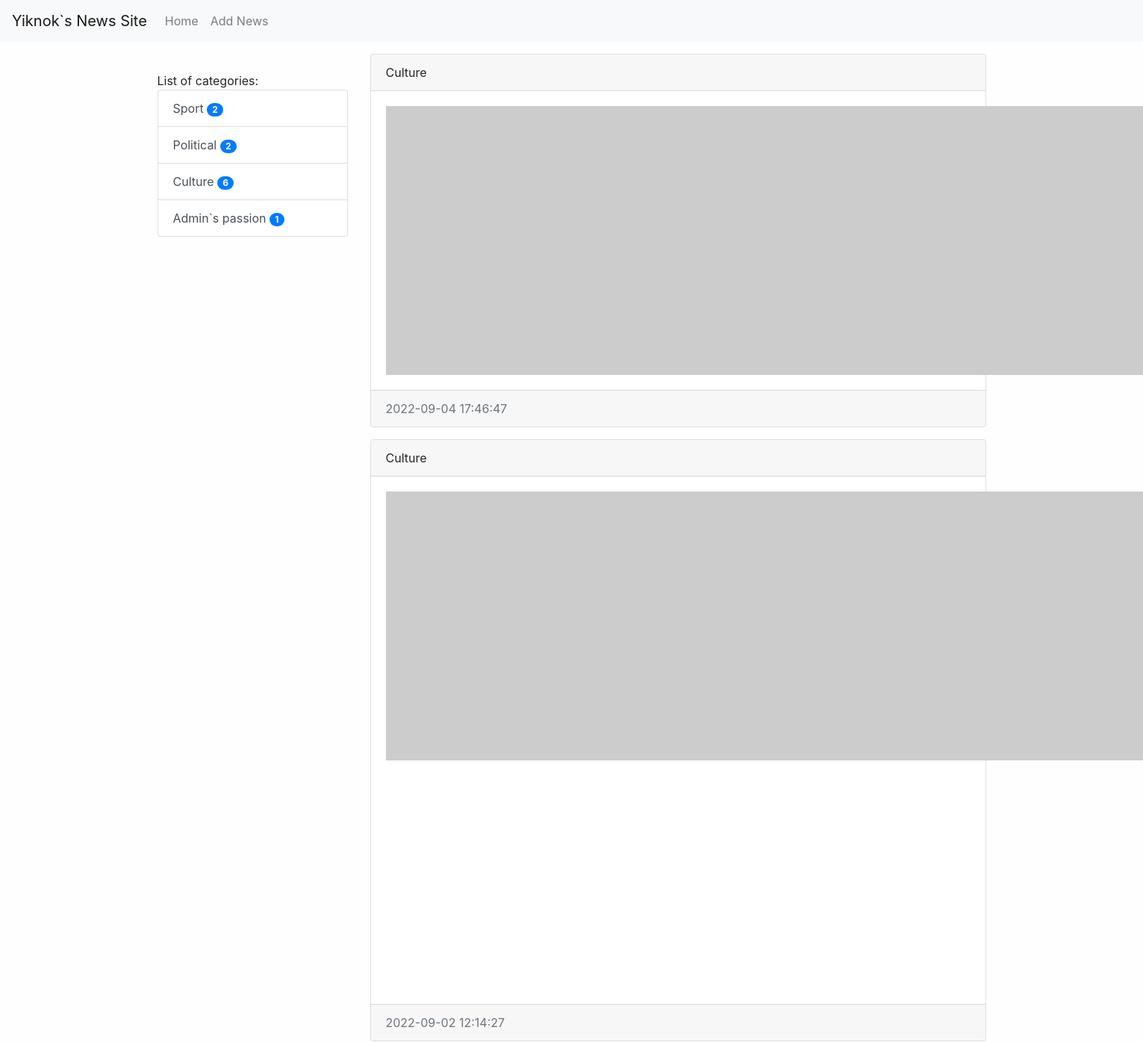
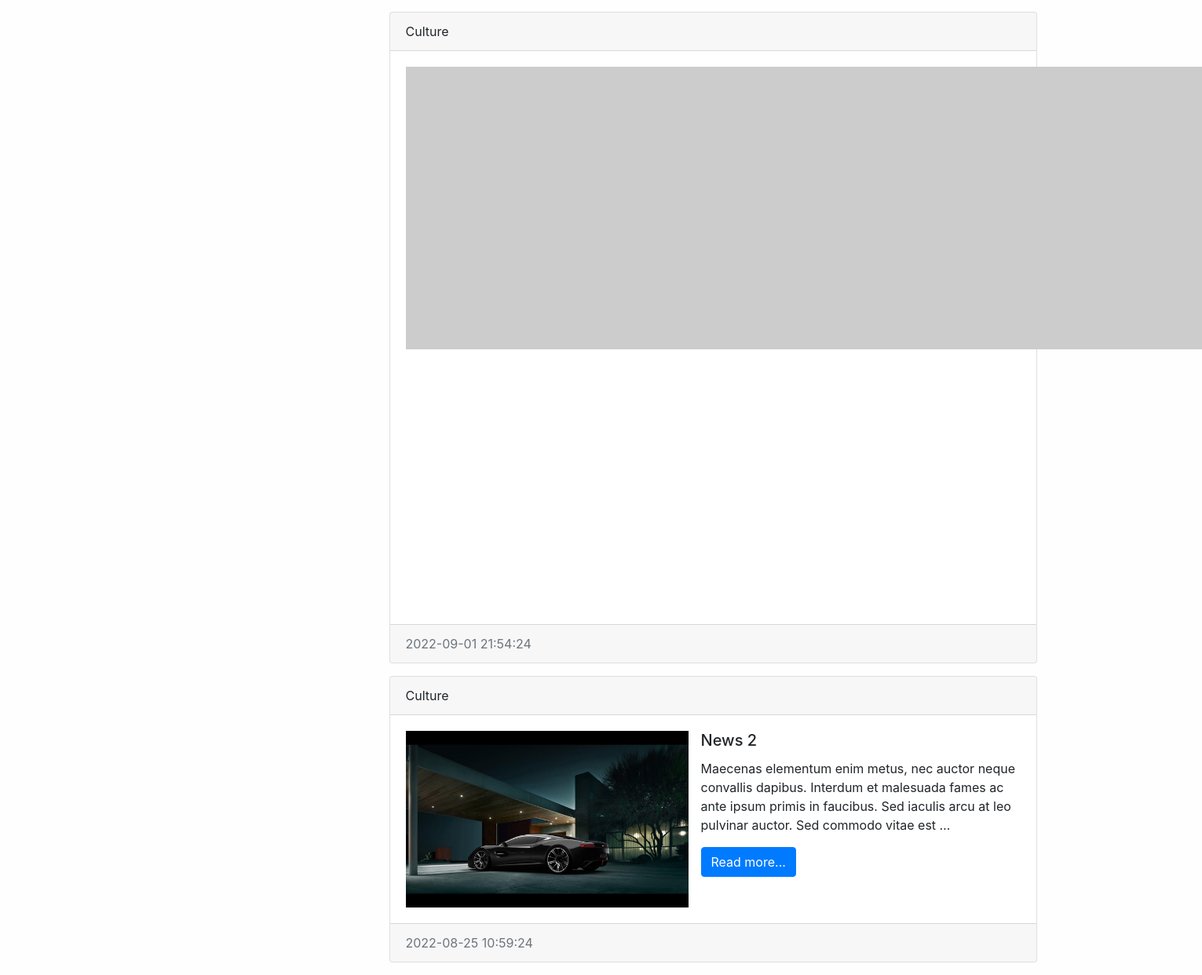
Screenshot of /category/3/ with the database file from the repository (2 pictures, top to bottom).
### news/models.py (models this page shows, shortened)
class Category(models.Model):
    title = models.CharField(max_length=150, db_index=True, verbose_name='Category title')
    def get_absolute_url(self):
        return reverse('category',kwargs={'category_id':self.pk})
    def __str__(self):
        return self.title
    class Meta:
        verbose_name = 'Category'
        verbose_name_plural = 'Categories'
        ordering = ['title']

class News(models.Model):
    title = models.CharField(max_length=150, verbose_name='News Title')
    content = models.TextField(blank=True, verbose_name='News Content')
    created_at = models.DateTimeField(auto_now_add=True, verbose_name='Created At:')
    updated_at = models.DateTimeField(auto_now=True, verbose_name='Last Update:')
    photo = models.ImageField(upload_to='photos/%Y/%m/%d', blank=True, verbose_name='Photo')
    is_published=models.BooleanField(default=True,verbose_name='Published')
    category = models.ForeignKey('Category', on_delete=models.PROTECT, verbose_name='News Category')
    views = models.IntegerField(default=0)
    def get_absolute_url(self):
        return reverse('view_news',kwargs={'pk':self.pk})
    class Meta:
        verbose_name = 'News'
        verbose_name_plural = 'News'
        ordering = ['-created_at']

### news/views.py (the view)
# urls.py: path('category/<int:category_id>/', CategoryNews.as_view(), name='category'),
class CategoryNews(ListView):
    model = News
    template_name = 'news/class_category.html'
    context_object_name = 'news'
    allow_empty = False
    def get_context_data(self, *, object_list=None, **kwargs):
        context = super().get_context_data(**kwargs)
        context['title'] = Category.objects.get(pk=self.kwargs['category_id'])
        return context
    def get_queryset(self):
        return News.objects.filter(category_id=self.kwargs['category_id'], is_published=True)

### news/templatetags/news_tags.py (called while the page is built)
@register.simple_tag()
def get_categories():
    return Category.objects.all()

@register.inclusion_tag('news/list_categories.html')
def show_categories(arg1, arg2):
    categories = Category.objects.annotate(cnt=Count('news')).filter(cnt__gt=0)
    return {'categories': categories, 'arg1': arg1, 'arg2': arg2}

### news/templates/news/class_category.html (shortened to what this page needs)
{%extends 'base.html'%}
{%block sidebar%}
{%include 'inc/_sidebar.html'%}
{%endblock%}
{%block content%}
{% for item in news%}
<div class="card mb-3">
    <div class="card-header">
        {{item.category.title}}
    </div>
    <div class="card-body">
        <div class="media">
            {%if item.photo%}
            <img src="{{item.photo.url}}" width="360" class="mr-3">
            {%else%}
            <img src="https://picsum.photos/id/1060/360/205?blur=2" class="mr-3">
            {%endif%}
            <div class="media-body">
                <h5 class="card-title">{{item.title}}</h5>
                <p class="card-text">{{item.content|truncatewords:30}}</p>
                <a href="{{item.get_absolute_url}}" class="btn btn-primary">Read more...</a>
            </div>
        </div>
    </div>
    <div class="card-footer text-muted">
        {{item.created_at | date:'Y-m-d H:i:s'}}
    </div>
</div>
{%endfor%}
{%endblock%}

### templates/base.html (shortened to what this page needs)
<!doctype html>
{%load static%}
<html lang="en">
<head>
    <link rel="stylesheet" href="{% static 'bootstrap/css/bootstrap.min.css' %}">
    <link rel="stylesheet" href="{% static 'css/style.css' %}">
</head>
<body>
{%include 'inc/_nav.html'%}
<div class="container mt-3">
    <div class="row">
        <div class="col-md-3">
            {%block sidebar%} {%endblock%}
        </div>
        <div class="col-md-9">
            {%block content%} {%endblock%}
        </div>
    </div>
</div>
</body>
</html>

### templates/inc/_nav.html (shortened to what this page needs)
<nav class="navbar navbar-expand-lg navbar-light bg-light">
    <a class="navbar-brand" href="{%url 'home'%}">Yiknok`s News Site</a>
    <div class="collapse navbar-collapse" id="navbarSupportedContent">
        <ul class="navbar-nav mr-auto">
            <li class="nav-item"><a class="nav-link" href="{%url 'home'%}">Home </a></li>
            <li class="nav-item"><a class="nav-link" href="{%url 'add_news'%}">Add News </a></li>
        </ul>
    </div>
</nav>

### templates/inc/_sidebar.html (shortened to what this page needs)
<!--{%load news_tags%}
    {%get_categories as categories%}
<br>
{%show_categories arg1='List of' arg2='categories:'%}

### news/templates/news/list_categories.html
<div class="list-group">
    {{arg1}} {{arg2}}
    {%for item in categories%}
    <a href="{{item.get_absolute_url}}" class="list-group-item list-group-item-action">{{item.title}}     <span class="badge badge-primary badge-pill">{{item.cnt}}</span>
</a>
    {%endfor%}
</div>

### djangoPractice/static/css/style.css (style rules this page uses)
body { background-color : #fefefe; }

### rows the page displays
Category: title "Sport", cnt "2"
Category: title "Political", cnt "2"
Category: title "Culture", cnt "6"
Category: title "Admin`s passion", cnt "1"
News: category "Culture", created_at "2022-09-04 17:46:47"
News: category "Culture", created_at "2022-09-02 12:14:27"
News: category "Culture", created_at "2022-09-01 21:54:24"
News: category "Culture", photo (picture), title "News 2", content "Maecenas elementum enim metus, nec auctor neque convallis dapibus. Interdum et malesuada fames ac ante ipsum primis in faucibus. Sed iaculis arcu at leo pulvinar auctor. Sed commodo vitae est …", created_at "2022-08-25 10:59:24"

### other values shown
{{ arg1 }} "List of"
{{ arg2 }} "categories:"
